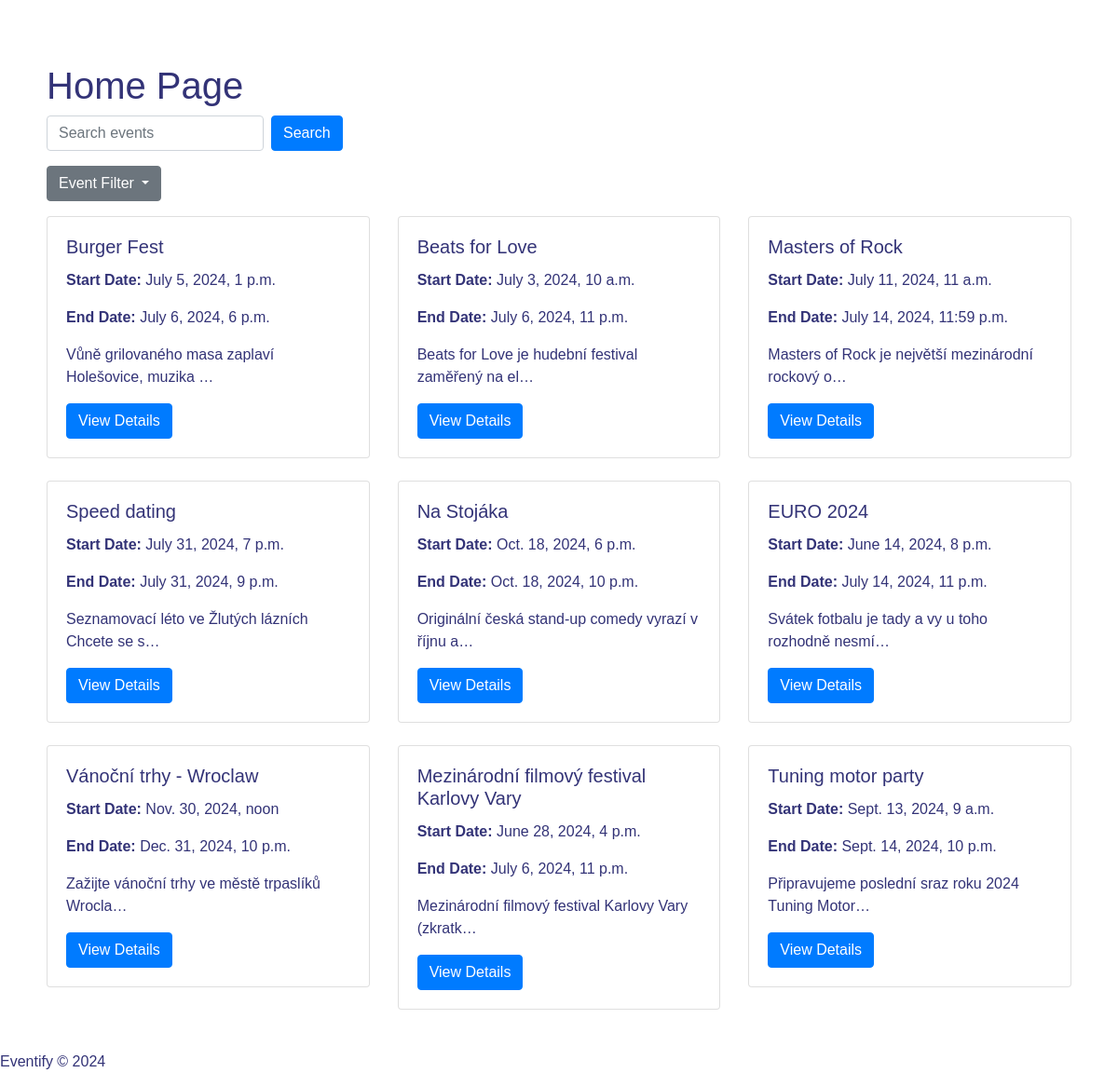
The page / on the database its author committed.
### viewer/models.py (models this page shows, shortened)
class Event(models.Model):
    title = models.CharField(
        max_length=100,
        validators=[MinLengthValidator(20)]  # Opraveno: použití validátoru pro minimální délku
    )
    start_date = models.DateTimeField()
    end_date = models.DateTimeField()
    description = models.TextField()
    created_by = models.ForeignKey(User, on_delete=models.CASCADE, related_name='events')
    type = models.CharField(max_length=50)
    price = models.DecimalField(max_digits=10, decimal_places=2)
    location = models.CharField(max_length=200, null=True, blank=True)
    region = models.CharField(max_length=40, choices=REGION_CHOICES, default='')

### viewer/views.py (the view)
# urls.py: path('', home, name='home'),
def home(request):
    events = Event.objects.all() #filter(start_date__gte=timezone.now()).order_by('start_date')
    return render(request, 'home.html', {'events': events})

### viewer/templates/home.html (shortened to what this page needs)
<!DOCTYPE html>
{% load static %}
<html lang="en">
<head>
    <link rel="stylesheet" href="https://stackpath.bootstrapcdn.com/bootstrap/4.2.1/css/bootstrap.min.css"
>
    <link rel="stylesheet" href="{% static 'viewer/style.css' %}">
</head>
<body>
    <div class="container mt-5">
        <h1>Home Page</h1>
        <form action="{% url 'search_events' %}" method="get" class="form-inline mb-3">
            <div class="form-group mr-2">
                <input type="text" class="form-control" name="search_query" placeholder="Search events">
            </div>
            <button type="submit" class="btn btn-primary">Search</button>
        </form>
        <div class="dropdown mb-3">
            <button class="btn btn-secondary dropdown-toggle" type="button" id="eventFilterDropdown" data-toggle="dropdown" aria-haspopup="true" aria-expanded="false">
                Event Filter
            </button>
        </div>
        <div class="row">
            {% for event in events %}
            <div class="col-md-4 mb-4">
                <div class="card">
                    <div class="card-body">
                        <h5 class="card-title">{{ event.title }}</h5>
                        <p class="card-text"><strong>Start Date:</strong> {{ event.start_date }}</p>
                        <p class="card-text"><strong>End Date:</strong> {{ event.end_date }}</p>
                        <p class="card-text">{{ event.description | truncatechars:50 }}</p>
                        <a href="{% url 'event_detail' event.id %}" class="btn btn-primary">View Details</a>
                    </div>
                </div>
            </div>
            {% empty %}
            <p>No events available.</p>
            {% endfor %}
        </div>
    </div>
    {% include 'footer.html' %}
</body>
</html>

### viewer/static/viewer/style.css (style rules this page uses)
body { background-image: url('background.jpg'); background-size: cover; background-repeat: no-repeat; background-attachment: fixed; font-family: 'Arial', sans-serif; color: #337; }
.container { background: rgba(255, 255, 255, 0.8); padding: 20px; border-radius: 10px; margin-top: 30px; }

### rows shown on the page
Event: title "Burger Fest", start_date "July 5, 2024, 1 p.m.", end_date "July 6, 2024, 6 p.m.", description "Vůně grilovaného masa zaplaví Holešovice, muzika …"
Event: title "Beats for Love", start_date "July 3, 2024, 10 a.m.", end_date "July 6, 2024, 11 p.m.", description "Beats for Love je hudební festival zaměřený na el…"
Event: title "Masters of Rock", start_date "July 11, 2024, 11 a.m.", end_date "July 14, 2024, 11:59 p.m.", description "Masters of Rock je největší mezinárodní rockový o…"
Event: title "Speed dating", start_date "July 31, 2024, 7 p.m.", end_date "July 31, 2024, 9 p.m.", description "Seznamovací léto ve Žlutých lázních Chcete se s…"
Event: title "Na Stojáka", start_date "Oct. 18, 2024, 6 p.m.", end_date "Oct. 18, 2024, 10 p.m.", description "Originální česká stand-up comedy vyrazí v říjnu a…"
Event: title "EURO 2024", start_date "June 14, 2024, 8 p.m.", end_date "July 14, 2024, 11 p.m.", description "Svátek fotbalu je tady a vy u toho rozhodně nesmí…"
Event: title "Vánoční trhy - Wroclaw", start_date "Nov. 30, 2024, noon", end_date "Dec. 31, 2024, 10 p.m.", description "Zažijte vánoční trhy ve městě trpaslíků Wrocla…"
Event: title "Mezinárodní filmový festival Karlovy Vary", start_date "June 28, 2024, 4 p.m.", end_date "July 6, 2024, 11 p.m.", description "Mezinárodní filmový festival Karlovy Vary (zkratk…"
Event: title "Tuning motor party", start_date "Sept. 13, 2024, 9 a.m.", end_date "Sept. 14, 2024, 10 p.m.", description "Připravujeme poslední sraz roku 2024 Tuning Motor…"
